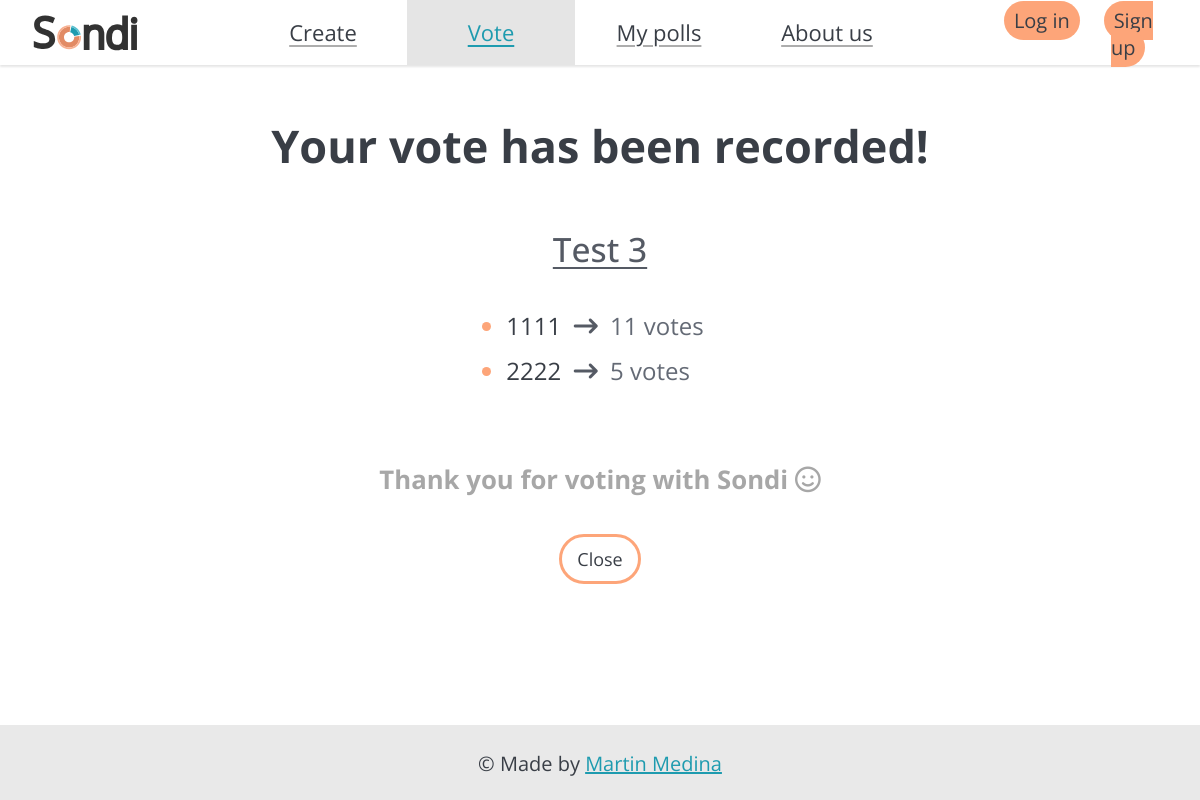
The app's page /polls/results/26/, older data.
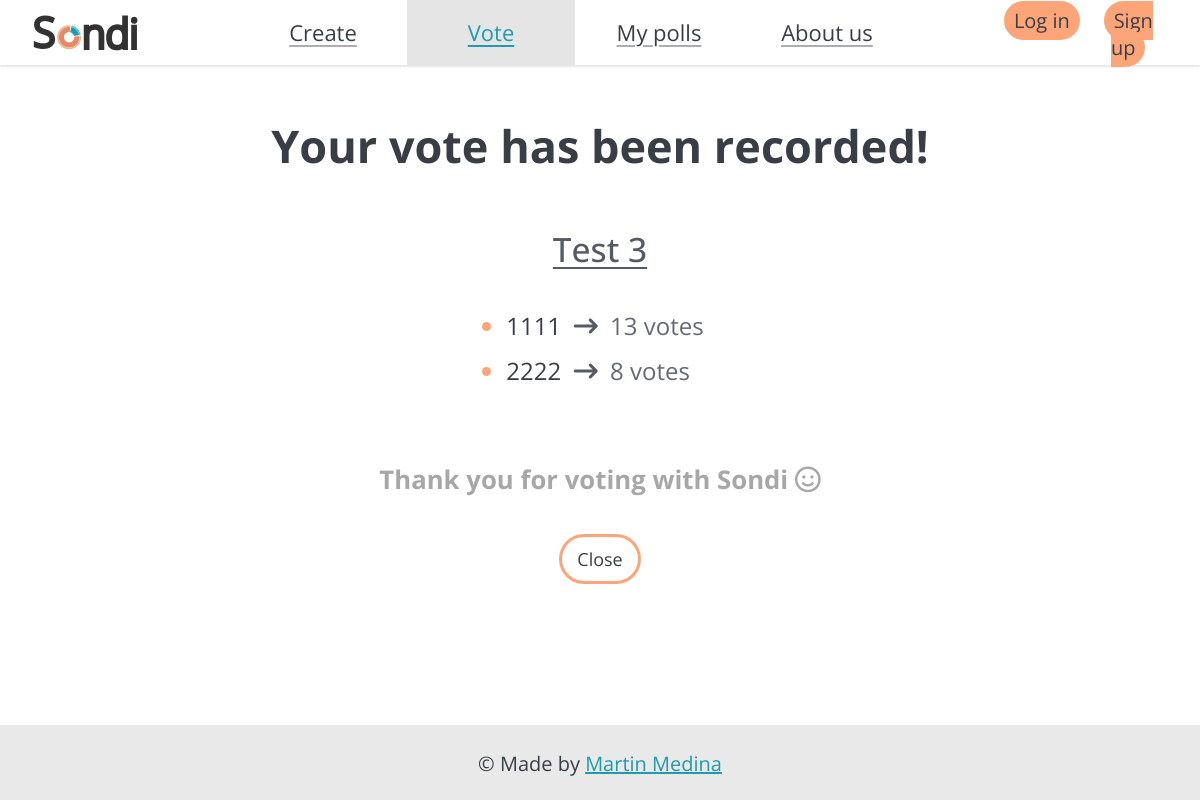
The same page, newer data.
### polls/models.py (models this page shows, shortened)
class Question(models.Model):
    question_text = models.CharField(max_length=200, blank=False)
    pub_date = models.DateTimeField("date published")
    code = models.IntegerField(default=0)

class Choice(models.Model):
    question = models.ForeignKey(Question, on_delete=models.CASCADE)
    choice_text = models.CharField(max_length=200, blank=False)
    votes = models.IntegerField(default=0)

### polls/views.py (the view)
# urls.py: path("results/<int:pk>/", views.ResultsView.as_view(), name="results"),
class ResultsView(generic.DetailView):
    model = Question
    template_name = "polls/results.html"

### polls/templates/polls/results.html (shortened to what this page needs)
{% extends "base.html" %}
{% block css %}
{% load static %}
{% static 'polls/style.css' %}
{% endblock %}
{% block voteSelected %}
class="selected"
{% endblock %}
{% block content %}
<main id="results-main">
    <h1>Your vote has been recorded!</h1>
    <h2>{{ question.question_text }}</h2>
    <div class="choice-list">
        <ul>
            {% for choice in question.choice_set.all %}
                <li>
                    <span id="choice-text">{{ choice.choice_text }}&nbsp;</span>
                    <i class="fa-solid fa-arrow-right-long"></i>
                    <span id="number-votes">&nbsp;{{ choice.votes }} vote{{ choice.votes|pluralize }}</span>
                </li>
            {% endfor %}
        </ul>
    </div>
    <h3>Thank you for voting with Sondi <i class="fa-regular fa-face-smile"></i></h3>
    <a href="{% url 'home:index' %}" class="button">Close</a>
</main>
{% endblock %}

### templates/base.html (shortened to what this page needs)
<html lang="en">
<head>
    {% load static %}
    <link rel="stylesheet" href="{% static 'base.css' %}">
    <link rel="stylesheet" href="{% block css %}{% endblock %}">
</head>
<body>
    <div id="wrapper">
        <nav>
            <a href="{% url 'home:index' %}"><img src="{% static 'images/sondi-logo.svg' %}" alt="Logo" width="120px"></a>
            <ul>
                <li><a href="{% url 'polls:create' %}" {% block createSelected %}{% endblock %}>Create</a></li>
                <li><a href="{% url 'polls:index' %}" {% block voteSelected %}{% endblock %}>Vote</a></li>
                <li><a href="" {% block mypollsSelected %}{% endblock %}>My polls</a></li>
                <li><a href="" {% block aboutusSelected %}{% endblock %}>About us</a></li>
            </ul>
            <div id="registration">
                <ul>
                    <li><a href="">Log in</a></li>
                    <li><a href="">Sign up</a></li>
                </ul>
            </div>
        </nav>
        {% block content %}{% endblock %}
        <footer>
            <p>© Made by <a href="https://medinammartin3.github.io/" target="_blank">Martin Medina</a></p>
        </footer>
    </div>
</body>
</html>

### static/base.css (style rules this page uses)
html, body { height: 100%; }
body { width: 100%; background-color: #fffffffc; font-family: "Open sans", sans-serif; font-size: 22px; color: #393e46; margin: 0; display: flex; flex-direction: column; }
nav { background-color: #fffffffc; width: 100%; display: flex; flex-direction: row; justify-content: center; align-items: center; box-shadow: 0 2px 2px 0 rgba(0, 0, 0, 0.1); position: fixed; top: 0; left: 0; }
nav ul { width: 70%; display: flex; flex-direction: row; list-style-type: none; justify-content: center; padding-left: 10px; margin: 0; }
nav > ul li { height: 65px; width: 20%; line-height: 65px; text-align: center; }
nav > ul li:last-child { border: none; }
nav > ul a { display: block; width: 100%; text-decoration-thickness: 1.5px; text-underline-offset: 4px; text-decoration-color: #adadad; color: #393e46; }
#registration { width: 15%; }
#registration ul { width: 100%; display: flex; flex-direction: row; list-style-type: none; justify-content: center; padding-left: 0; }
#registration li { width: 48%; text-align: center; }
#registration a { color: #393e46; background-color: #fda579; font-size: 20px; text-decoration: none; padding: 6px 10px; border-radius: 40px; }
.selected { background-color: #e5e5e5 !important; color: #1e9baf; text-decoration-color: #1e9baf; }
footer { background-color: #e9e9e9; text-align: center; width: 100%; height: 75px; }
footer p { font-size: 20px; padding-top: 5px; }
footer a { color: #1e9baf; text-decoration-color: #1e9baf; }
#wrapper { display: flex; flex-direction: column; min-height: 100vh; }
main { flex: 1; margin: 65px 0; }
.button { text-decoration: none; color: #393e46; border-radius: 40px; border: solid #fda579 3px; background-color: #fffffffc; }

### polls/static/polls/style.css (style rules this page uses)
main { text-align: center; }
h1 { font-size: 45px; margin-bottom: 25px; }
h2 { font-size: 32px; font-weight: 450; color: #555a64; margin-bottom: 15px; text-decoration: underline; text-decoration-thickness: 2px; text-underline-offset: 5px; }
h3 { color: #919191; }
.button { padding: 10px 15px; font-size: 18px; }
ul li { text-align: left; color: #393e46; }
ul li::marker { color: #fda579; }
#results-main h1 { margin: 50px 0; }
#results-main h2 { font-size: 33.5px; }
#results-main li { margin-bottom: 12px; font-size: 24px; }
#results-main h3 { color: #a7a7a7; margin: 40px 0 50px 0; }
.choice-list { margin: 0px 30px 5px 0; display: flex; justify-content: center; }
.choice-list i { color: #555a64; }
#number-votes { color: #646a75; }

Row changes from the older to the newer data that the page shows:
changed Choice (number 1 of 2 on the later page): votes "11" → "13"
changed Choice (number 2 of 2 on the later page): votes "5" → "8"
